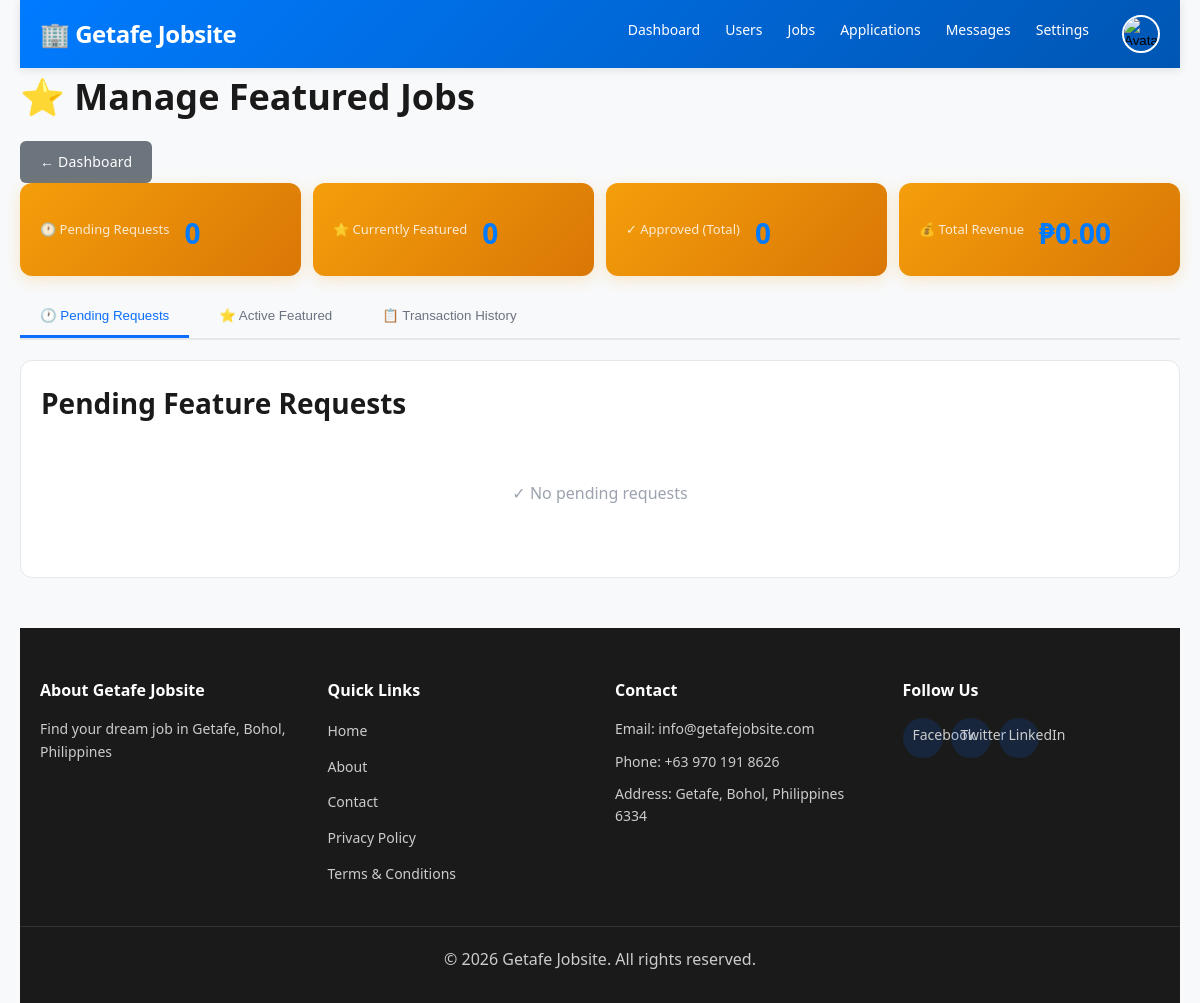
Screenshot of /public/admin/manage-featured-jobs.php (signed in) with the database file from the repository.
### tables this page shows
CREATE TABLE `settings` (
  `id` int(11) NOT NULL AUTO_INCREMENT,
  `setting_key` varchar(100) DEFAULT NULL,
  `setting_value` longtext DEFAULT NULL,
  `created_at` timestamp NOT NULL DEFAULT current_timestamp(),
  `updated_at` timestamp NOT NULL DEFAULT current_timestamp() ON UPDATE current_timestamp(),
  PRIMARY KEY (`id`),
  UNIQUE KEY `setting_key` (`setting_key`)
);

### config/config.php (called while the page is built, shortened)
<?php
require_once __DIR__ . '/database.php';
function sanitize($data) {
    global $conn;
    return $conn->real_escape_string(htmlspecialchars(trim($data)));
}
function isLoggedIn() {
    return isset($_SESSION['user_id']) && !empty($_SESSION['user_id']);
}
function getUserType() {
    return $_SESSION['user_type'] ?? null;
}
function getSetting($key, $default = '') {
    global $conn;
    $key = sanitize($key);
    $result = $conn->query("SELECT setting_value FROM settings WHERE setting_key = '$key'");
    if ($result && $result->num_rows > 0) {
        $row = $result->fetch_assoc();
        return $row['setting_value'];
    }
    return $default;
}
?>

### public/admin/manage-featured-jobs.php (the view, shortened to what this page needs)
<?php
require_once '../../config/config.php';
$stats_result = $conn->query("SELECT
    (SELECT COUNT(*) FROM transactions WHERE transaction_type = 'featured_job' AND status = 'pending') as pending_count,
    (SELECT COUNT(*) FROM jobs WHERE is_featured = 1) as active_featured,
    (SELECT COUNT(*) FROM transactions WHERE transaction_type = 'featured_job' AND status = 'completed') as total_approved,
    (SELECT SUM(amount) FROM transactions WHERE transaction_type = 'featured_job' AND status = 'completed') as total_revenue
");
$stats = $stats_result->fetch_assoc();
$pending = $conn->query("SELECT t.*, u.first_name, u.last_name, u.email, u.company, u.phone, j.title, j.id as job_id
                        FROM transactions t
                        JOIN users u ON t.user_id = u.id
                        JOIN jobs j ON t.job_id = j.id
                        WHERE t.transaction_type = 'featured_job' AND t.status = 'pending'
                        ORDER BY t.created_at DESC");
require_once '../../includes/header.php';
?>
<div class="container">
    <?php require_once '../../includes/navbar.php'; ?>
    <div class="admin-wrap">
        <div class="admin-head">
            <h1>⭐ Manage Featured Jobs</h1>
            <a href="dashboard.php" class="btn btn-secondary">← Dashboard</a>
        </div>
        <div class="featured-stats">
            <div class="stat-card">
                <p class="stat-label">🕐 Pending Requests</p>
                <p class="stat-value"><?php echo (int)($stats['pending_count'] ?? 0); ?></p>
            </div>
            <div class="stat-card">
                <p class="stat-label">⭐ Currently Featured</p>
                <p class="stat-value"><?php echo (int)($stats['active_featured'] ?? 0); ?></p>
            </div>
            <div class="stat-card">
                <p class="stat-label">✓ Approved (Total)</p>
                <p class="stat-value"><?php echo (int)($stats['total_approved'] ?? 0); ?></p>
            </div>
            <div class="stat-card">
                <p class="stat-label">💰 Total Revenue</p>
                <p class="stat-value">₱<?php echo number_format((float)($stats['total_revenue'] ?? 0), 2); ?></p>
            </div>
        </div>
        <div class="admin-tabs">
            <button class="tab-btn active" onclick="switchTab('pending')">🕐 Pending Requests</button>
            <button class="tab-btn" onclick="switchTab('active')">⭐ Active Featured</button>
            <button class="tab-btn" onclick="switchTab('history')">📋 Transaction History</button>
        </div>
        <div id="pending" class="tab-content active">
            <div class="admin-card">
                <h2>Pending Feature Requests</h2>
                <?php if ($pending && $pending->num_rows > 0): ?>
                    <div class="table-wrap">
                        <table class="admin-table">
                            <thead>
                                <tr>
                                    <th>Employer</th>
                                    <th>Contact</th>
                                    <th>Job Title</th>
                                    <th>Amount</th>
                                    <th>Requested</th>
                                    <th>Actions</th>
                                </tr>
                            </thead>
                            <tbody>
                                <?php while ($row = $pending->fetch_assoc()): ?>
                                    <tr class="pending-row">
                                        <td>
                                            <strong><?php echo htmlspecialchars($row['first_name'] . ' ' . $row['last_name']); ?></strong><br>
                                            <small class="muted"><?php echo htmlspecialchars($row['company']); ?></small>
                                        </td>
                                        <td>
                                            <small>📧 <?php echo htmlspecialchars($row['email']); ?><br>
                                            📞 <?php echo htmlspecialchars($row['phone'] ?? 'N/A'); ?></small>
                                        </td>
                                        <td><?php echo htmlspecialchars($row['title']); ?></td>
                                        <td><strong class="text-primary">₱<?php echo number_format($row['amount'], 2); ?></strong></td>
                                        <td><small><?php echo timeAgo($row['created_at']); ?></small></td>
                                        <td>
                                            <div class="action-buttons">
                                                <button class="btn btn-sm btn-info" onclick="openApproveModal(<?php echo $row['id']; ?>, '<?php echo addslashes($row['title']); ?>')">
                                                    ✓ Approve
                                                </button>
                                                <button class="btn btn-sm btn-danger" onclick="openRejectModal(<?php echo $row['id']; ?>)">
                                                    ✗ Reject
                                                </button>
                                            </div>
                                        </td>
                                    </tr>
                                <?php endwhile; ?>
                            </tbody>
                        </table>
                    </div>
                <?php else: ?>
                    <div class="no-data">
                        <p>✓ No pending requests</p>
                    </div>
                <?php endif; ?>
            </div>
        </div>
    </div>
    <?php require_once '../../includes/footer.php'; ?>
</div>
<?php require_once '../../includes/footer.php'; ?>
</body>
</html>

### includes/navbar.php (shortened to what this page needs)
<?php
$user_type = getUserType();
$avatar = $_SESSION['avatar'] ?? '';
$avatar_src = !empty($avatar)
    ? (strpos($avatar, 'http') === 0 ? $avatar : BASE_URL . ltrim($avatar, '/'))
    : BASE_URL . 'assets/images/default-avatar.png';
?>
<nav class="navbar">
    <div class="nav-container">
        <div class="nav-logo">
            <a href="<?php echo BASE_URL; ?>">
                🏢 <?php echo getSetting('site_name', 'Getafe Jobsite'); ?>
            </a>
        </div>
        <div class="nav-menu" id="navMenu">
            <?php if (isLoggedIn()): ?>
                <?php if ($user_type === 'jobseeker'): ?>
                    <a href="<?php echo BASE_URL; ?>my-applications.php" class="nav-link">Applications</a>
                    <a href="<?php echo BASE_URL; ?>saved-jobs.php" class="nav-link">Saved Jobs</a>
                <?php elseif ($user_type === 'employer'): ?>
                    <a href="<?php echo BASE_URL; ?>post-job.php" class="nav-link">Post Job</a>
                    <a href="<?php echo BASE_URL; ?>my-jobs.php" class="nav-link">My Jobs</a>
                    <a href="<?php echo BASE_URL; ?>my-applications.php" class="nav-link">Applications</a>
                <?php elseif ($user_type === 'admin'): ?>
                    <a href="<?php echo BASE_URL; ?>admin/dashboard.php" class="nav-link">Dashboard</a>
                    <a href="<?php echo BASE_URL; ?>admin/manage-users.php" class="nav-link">Users</a>
                    <a href="<?php echo BASE_URL; ?>admin/manage-jobs.php" class="nav-link">Jobs</a>
                    <a href="<?php echo BASE_URL; ?>admin/manage-applications.php" class="nav-link">Applications</a>
                    <a href="<?php echo BASE_URL; ?>admin/manage-messages.php" class="nav-link">Messages</a>
                    <a href="<?php echo BASE_URL; ?>admin/settings.php" class="nav-link">Settings</a>
                <?php endif; ?>
                <div class="nav-user" id="navUserMenu">
                    <button type="button" class="avatar-btn" id="avatarBtn" aria-label="Open profile menu">
                        <img src="<?php echo htmlspecialchars($avatar_src, ENT_QUOTES, 'UTF-8'); ?>" alt="Avatar" class="avatar-small">
                    </button>
                </div>
            <?php else: ?>
                <a href="<?php echo BASE_URL; ?>login.php" class="btn btn-primary">Login</a>
                <a href="<?php echo BASE_URL; ?>register.php" class="btn btn-secondary">Register</a>
            <?php endif; ?>
        </div>
    </div>
</nav>

### includes/footer.php (shortened to what this page needs)
<?php
$site_email = getSetting('site_email', 'info@getafejobsite.com');
$contact_phone = getSetting('contact_phone', '0701918626');
$address = getSetting('address', 'Getafe, Bohol, Philippines');
$facebook_url = getSetting('facebook_url', 'https://facebook.com/');
$twitter_url = getSetting('twitter_url', 'https://twitter.com/');
$linkedin_url = getSetting('linkedin_url', 'https://linkedin.com/');
?>
<footer class="footer">
    <div class="footer-container">
        <div class="footer-section">
            <h4>About <?php echo getSetting('site_name', 'Getafe Jobsite'); ?></h4>
            <p><?php echo getSetting('site_description', 'Find your dream job in Getafe, Bohol'); ?></p>
        </div>
        <div class="footer-section">
            <h4>Quick Links</h4>
            <ul>
                <li><a href="<?php echo BASE_URL; ?>">Home</a></li>
                <li><a href="<?php echo BASE_URL; ?>about.php">About</a></li>
                <li><a href="<?php echo BASE_URL; ?>contact.php">Contact</a></li>
                <li><a href="<?php echo BASE_URL; ?>privacy-policy.php">Privacy Policy</a></li>
                <li><a href="<?php echo BASE_URL; ?>terms-and-conditions.php">Terms & Conditions</a></li>
            </ul>
        </div>
        <div class="footer-section">
            <h4>Contact</h4>
            <p>Email: <?php echo htmlspecialchars($site_email); ?></p>
            <p>Phone: <?php echo htmlspecialchars($contact_phone); ?></p>
            <p>Address: <?php echo htmlspecialchars($address); ?></p>
        </div>
        <div class="footer-section">
            <h4>Follow Us</h4>
            <div class="social-links">
                <a href="<?php echo htmlspecialchars($facebook_url); ?>" class="social-link" target="_blank" rel="noopener noreferrer">Facebook</a>
                <a href="<?php echo htmlspecialchars($twitter_url); ?>" class="social-link" target="_blank" rel="noopener noreferrer">Twitter</a>
                <a href="<?php echo htmlspecialchars($linkedin_url); ?>" class="social-link" target="_blank" rel="noopener noreferrer">LinkedIn</a>
            </div>
        </div>
    </div>
    <div class="footer-bottom">
        <p>&copy; 2026 <?php echo getSetting('site_name', 'Getafe Jobsite'); ?>. All rights reserved.</p>
    </div>
</footer>

### css/style.css (style rules this page uses)
* { margin: 0; padding: 0; box-sizing: border-box; }
html { scroll-behavior: smooth; font-size: 16px; }
body { font-family: 'Segoe UI', Tahoma, Geneva, Verdana, sans-serif; background-color: #f8f9fa; color: #333; line-height: 1.6; }
.container { max-width: 1200px; margin: 0 auto; padding: 0 20px; }
h1, h2, h3, h4, h5, h6 { color: #1a1a1a; margin-bottom: 15px; font-weight: 600; }
h1 { font-size: 36px; }
h2 { font-size: 28px; }
h4 { font-size: 18px; }
p { margin-bottom: 10px; }
a { color: #007bff; text-decoration: none; transition: color 0.3s; }
.navbar { background: linear-gradient(135deg, #007bff 0%, #0056b3 100%); padding: 15px 0; box-shadow: 0 2px 10px rgba(0, 0, 0, 0.1); position: sticky; top: 0; z-index: 1000; }
.navbar .nav-container { max-width: 1200px; margin: 0 auto; padding: 0 20px; display: flex; justify-content: space-between; align-items: center; }
.nav-logo a { color: white; text-decoration: none; font-size: 24px; font-weight: bold; display: flex; align-items: center; letter-spacing: -0.5px; }
.nav-menu { display: flex; list-style: none; gap: 25px; align-items: center; }
.nav-link { color: white; text-decoration: none; font-weight: 500; transition: color 0.3s, border-bottom 0.3s; padding-bottom: 5px; border-bottom: 2px solid transparent; }
.nav-user { position: relative; display: flex; align-items: center; gap: 10px; cursor: pointer; }
.avatar-small { width: 36px; height: 36px; border-radius: 50%; object-fit: cover; border: 2px solid white; transition: transform 0.3s; }
.nav-user { position: relative; cursor: pointer; }
.btn { display: inline-block; padding: 10px 20px; border: none; border-radius: 6px; cursor: pointer; font-size: 14px; transition: all 0.3s ease; text-decoration: none; text-align: center; font-weight: 500; letter-spacing: 0.5px; }
.btn-secondary { background-color: #6c757d; color: white; }
.stat-value { font-size: 24px; font-weight: bold; color: #007bff; margin: 0; }
.stat-label { font-size: 12px; color: #666; margin: 5px 0 0 0; }
.footer { background-color: #1a1a1a; color: white; padding: 50px 0 20px; margin-top: 50px; }
.footer-container { max-width: 1200px; margin: 0 auto; padding: 0 20px; display: grid; grid-template-columns: repeat(auto-fit, minmax(220px, 1fr)); gap: 30px; margin-bottom: 30px; }
.footer-section h4 { margin-bottom: 15px; color: #fff; font-size: 16px; }
.footer-section p, .footer-section a { color: #ccc; font-size: 14px; text-decoration: none; transition: color 0.3s; }
.footer-section ul { list-style: none; }
.footer-section ul li { margin-bottom: 10px; }
.social-links { display: flex; gap: 15px; }
.social-link { display: inline-flex; align-items: center; justify-content: center; width: 40px; height: 40px; background-color: #007bff; border-radius: 50%; color: white; text-decoration: none; transition: all 0.3s; }
.footer-bottom { border-top: 1px solid #333; padding-top: 20px; text-align: center; color: #ccc; }
.stat-card { background: linear-gradient(135deg, #007bff, #0056b3); color: white; padding: 20px; border-radius: 8px; text-align: center; }
.stat-card .stat-label { color: rgba(255, 255, 255, 0.9); }
.stat-label { color: #666; font-size: 14px; }
.nav-user img, .nav-user { user-select: none; -webkit-user-drag: none; touch-action: manipulation; }
.btn { border-radius: 8px; font-weight: 600; letter-spacing: 0.2px; }
.btn-secondary { background: #6c757d; border-color: #6c757d; }
.social-links { display: flex; gap: 8px; flex-wrap: wrap; }
.social-link { display: inline-block; padding: 6px 10px; border-radius: 20px; background: rgba(13, 110, 253, 0.15); color: #dbeafe; text-decoration: none; font-size: 13px; }
.nav-menu { display: flex; align-items: center; gap: 14px; flex-wrap: wrap; }
.nav-link { white-space: nowrap; font-size: 14px; }
.nav-user { position: relative; margin-left: 6px; flex-shrink: 0; }
.avatar-small { width: 36px; height: 36px; border-radius: 50%; object-fit: cover; border: 2px solid rgba(255,255,255,0.9); cursor: pointer; }
.nav-user { position: relative !important; margin-left: 8px; flex-shrink: 0; display: flex; align-items: center; }
.avatar-btn { background: transparent; border: 0; padding: 0; cursor: pointer; display: flex; align-items: center; }
.avatar-small { width: 38px !important; height: 38px !important; border-radius: 50% !important; object-fit: cover !important; border: 2px solid rgba(255, 255, 255, 0.95) !important; display: block; pointer-events: none; }

### rows the page displays
settings: setting_value "Getafe Jobsite"
settings: setting_value "Find your dream job in Getafe, Bohol, Philippines"
settings: setting_value "info@getafejobsite.com"
settings: setting_value "+63 970 191 8626"
settings: setting_value "Getafe, Bohol, Philippines 6334"

### other values shown
$stats['pending_count'] "0"
$stats['active_featured'] "0"
$stats['total_approved'] "0"
$stats['total_revenue'] "0.00"
